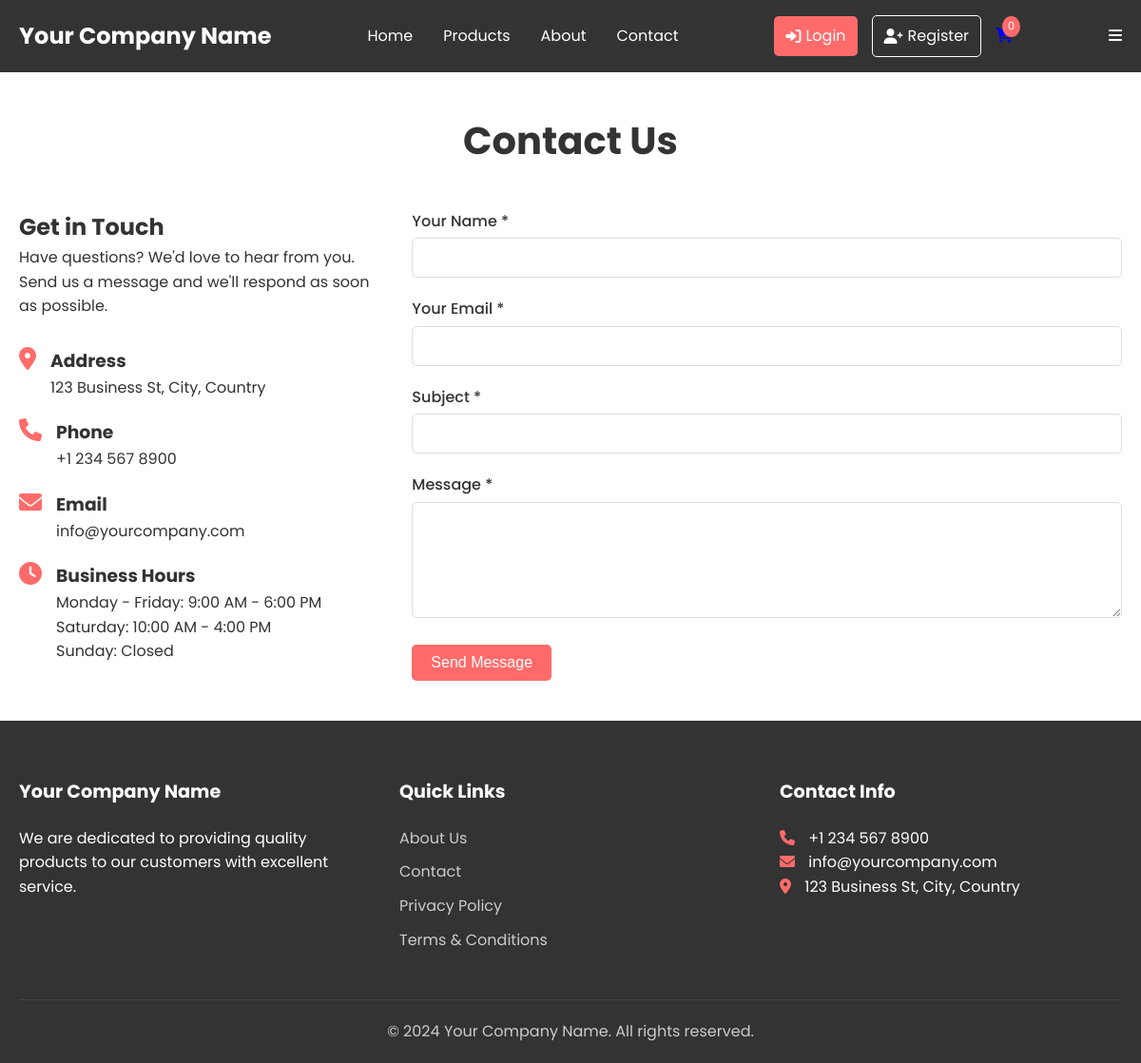
The page /contact.php on the database its author committed.
### tables this page shows
CREATE TABLE `company_info` (
  `id` int(11) NOT NULL,
  `company_name` varchar(255) DEFAULT NULL,
  `company_email` varchar(255) DEFAULT NULL,
  `company_phone` varchar(20) DEFAULT NULL,
  `company_address` text DEFAULT NULL,
  `company_about` text DEFAULT NULL
);

### includes/config.php (called while the page is built, shortened)
<?php
$conn = mysqli_connect(DB_HOST, DB_USER, DB_PASS, DB_NAME);
$company_query = "SELECT * FROM company_info LIMIT 1";
$company_result = mysqli_query($conn, $company_query);
$company = mysqli_fetch_assoc($company_result);

### includes/auth.php (called while the page is built, shortened)
<?php
require_once 'config.php';
function isLoggedIn() {
    return isset($_SESSION['logged_in']) && $_SESSION['logged_in'] === true;
}

### contact.php (the view, shortened to what this page needs)
<?php
require_once 'includes/config.php';
?>
<?php include 'includes/header.php'; ?>
<div class="container">
    <h1 class="page-title">Contact Us</h1>
    <div class="contact-container">
        <div class="contact-info-side">
            <h2>Get in Touch</h2>
            <p>Have questions? We'd love to hear from you. Send us a message and we'll respond as soon as possible.</p>
            <div class="contact-details">
                <div class="contact-detail">
                    <i class="fas fa-map-marker-alt"></i>
                    <div>
                        <h3>Address</h3>
                        <p><?php echo $company['company_address']; ?></p>
                    </div>
                </div>
                <div class="contact-detail">
                    <i class="fas fa-phone"></i>
                    <div>
                        <h3>Phone</h3>
                        <p><?php echo $company['company_phone']; ?></p>
                    </div>
                </div>
                <div class="contact-detail">
                    <i class="fas fa-envelope"></i>
                    <div>
                        <h3>Email</h3>
                        <p><?php echo $company['company_email']; ?></p>
                    </div>
                </div>
                <div class="contact-detail">
                    <i class="fas fa-clock"></i>
                    <div>
                        <h3>Business Hours</h3>
                        <p>Monday - Friday: 9:00 AM - 6:00 PM</p>
                        <p>Saturday: 10:00 AM - 4:00 PM</p>
                        <p>Sunday: Closed</p>
                    </div>
                </div>
            </div>
        </div>
        <div class="contact-form-side">
            <form action="contact.php" method="POST" class="contact-form">
                <div class="form-group">
                    <label for="name">Your Name *</label>
                    <input type="text" id="name" name="name" required>
                </div>
                <div class="form-group">
                    <label for="email">Your Email *</label>
                    <input type="email" id="email" name="email" required>
                </div>
                <div class="form-group">
                    <label for="subject">Subject *</label>
                    <input type="text" id="subject" name="subject" required>
                </div>
                <div class="form-group">
                    <label for="message">Message *</label>
                    <textarea id="message" name="message" rows="5" required></textarea>
                </div>
                <button type="submit" class="btn btn-primary">Send Message</button>
            </form>
        </div>
    </div>
</div>
<?php include 'includes/footer.php';

### includes/header.php (shortened to what this page needs)
<?php
require_once 'includes/auth.php';
?>
<!DOCTYPE html>
<html lang="en">
<head>
    <link rel="stylesheet" href="assets/css/style.css">
    <link rel="stylesheet" href="https://cdnjs.cloudflare.com/ajax/libs/font-awesome/6.0.0/css/all.min.css">
</head>
<body>
    <header>
        <nav class="navbar">
            <div class="container">
                <div class="nav-brand">
                    <a href="index.php"><?php echo $company['company_name']; ?></a>
                </div>
                <ul class="nav-menu">
                    <li><a href="index.php">Home</a></li>
                    <li><a href="products.php">Products</a></li>
                    <li><a href="about.php">About</a></li>
                    <li><a href="contact.php">Contact</a></li>
                </ul>
                <div class="nav-user-cart">
                    <?php if (isLoggedIn()): ?>
                    <div class="nav-user-dropdown">
                        <a href="javascript:void(0)" class="nav-user">
                            <i class="fas fa-user-circle"></i>
                            <span><?php echo htmlspecialchars($_SESSION['user_name'] ?? $_SESSION['username']); ?></span>
                            <i class="fas fa-chevron-down"></i>
                        </a>
                        <div class="dropdown-content">
                            <a href="profile.php">
                                <i class="fas fa-user"></i> My Profile
                            </a>
                            <a href="my-orders.php">
                                <i class="fas fa-shopping-bag"></i> My Orders
                            </a>
                            <a href="profile.php#password">
                                <i class="fas fa-key"></i> Change Password
                            </a>
                            <div class="dropdown-divider"></div>
                            <a href="logout.php" class="logout-link">
                                <i class="fas fa-sign-out-alt"></i> Logout
                            </a>
                        </div>
                    </div>
                    <?php else: ?>
                    <a href="login.php" class="nav-login">
                        <i class="fas fa-sign-in-alt"></i> Login
                    </a>
                    <a href="register.php" class="nav-register">
                        <i class="fas fa-user-plus"></i> Register
                    </a>
                    <?php endif; ?>
                    <a href="cart.php" class="nav-cart">
                        <i class="fas fa-shopping-cart"></i>
                        <span class="cart-count">
                            <?php echo isset($_SESSION['cart']) ? array_sum($_SESSION['cart']) : 0; ?>
                        </span>
                    </a>
                </div>
                <div class="mobile-menu-btn" onclick="toggleMobileMenu()">
                    <i class="fas fa-bars"></i>
                </div>
            </div>
        </nav>
    </header>
    <main>

### includes/footer.php (shortened to what this page needs)
    </main>
    <footer class="footer">
        <div class="container">
            <div class="footer-content">
                <div class="footer-section">
                    <h3><?php echo $company['company_name']; ?></h3>
                    <p><?php echo $company['company_about']; ?></p>
                </div>
                <div class="footer-section">
                    <h3>Quick Links</h3>
                    <ul>
                        <li><a href="about.php">About Us</a></li>
                        <li><a href="contact.php">Contact</a></li>
                        <li><a href="#">Privacy Policy</a></li>
                        <li><a href="#">Terms & Conditions</a></li>
                    </ul>
                </div>
                <div class="footer-section">
                    <h3>Contact Info</h3>
                    <p><i class="fas fa-phone"></i> <?php echo $company['company_phone']; ?></p>
                    <p><i class="fas fa-envelope"></i> <?php echo $company['company_email']; ?></p>
                    <p><i class="fas fa-map-marker-alt"></i> <?php echo $company['company_address']; ?></p>
                </div>
            </div>
            <div class="footer-bottom">
                <p>&copy; 2024 <?php echo $company['company_name']; ?>. All rights reserved.</p>
            </div>
        </div>
    </footer>
</body>
</html>

### assets/css/style.css (style rules this page uses)
* { margin: 0; padding: 0; box-sizing: border-box; }
body { font-family: 'Poppins', sans-serif; line-height: 1.6; color: #333; min-height: 100vh; display: flex; flex-direction: column; }
.container { max-width: 1200px; margin: 0 auto; padding: 0 20px; width: 100%; }
.navbar { background: #333; color: white; padding: 1rem 0; position: sticky; top: 0; z-index: 1000; }
.navbar .container { display: flex; justify-content: space-between; align-items: center; }
.nav-brand a { color: white; text-decoration: none; font-size: 1.5rem; font-weight: bold; }
.nav-menu { display: flex; list-style: none; gap: 2rem; }
.nav-menu a { color: white; text-decoration: none; transition: color 0.3s; }
.nav-cart { position: relative; }
.cart-count { position: absolute; top: -8px; right: -8px; background: #ff6b6b; color: white; font-size: 0.7rem; padding: 2px 6px; border-radius: 50%; }
.btn { display: inline-block; padding: 10px 20px; border: none; border-radius: 5px; font-size: 1rem; cursor: pointer; text-decoration: none; transition: all 0.3s; font-weight: 500; }
.btn-primary { background: #ff6b6b; color: white; }
.form-group { margin-bottom: 20px; }
.form-group label { display: block; margin-bottom: 5px; font-weight: 500; }
.form-group input, .form-group textarea, .form-group select { width: 100%; padding: 10px; border: 1px solid #ddd; border-radius: 5px; font-family: inherit; }
.footer { background: #333; color: white; padding: 60px 0 20px; margin-top: auto; }
.footer-content { display: grid; grid-template-columns: repeat(auto-fit, minmax(250px, 1fr)); gap: 40px; margin-bottom: 40px; }
.footer-section h3 { margin-bottom: 20px; font-size: 1.2rem; }
.footer-section ul { list-style: none; }
.footer-section ul li { margin-bottom: 10px; }
.footer-section a { color: #ccc; text-decoration: none; transition: color 0.3s; }
.footer-section i { margin-right: 10px; color: #ff6b6b; }
.footer-bottom { text-align: center; padding-top: 20px; border-top: 1px solid #444; color: #ccc; }
.contact-container { display: grid; grid-template-columns: 1fr 2fr; gap: 40px; margin: 40px 0; }
.contact-details { margin-top: 30px; }
.contact-detail { display: flex; gap: 15px; margin-bottom: 20px; }
.contact-detail i { font-size: 1.5rem; color: #ff6b6b; }
.page-title { text-align: center; margin: 40px 0; font-size: 2.5rem; color: #333; }
.nav-user-cart { display: flex; align-items: center; gap: 15px; }
.nav-login, .nav-register { color: white; text-decoration: none; padding: 8px 12px; border-radius: 5px; transition: all 0.3s; display: flex; align-items: center; gap: 5px; }
.nav-login { background: #ff6b6b; }
.nav-register { background: transparent; border: 1px solid white; }

### rows shown on the page
company_info: company_name "Your Company Name", company_address "123 Business St, City, Country", company_phone "+1 234 567 8900", company_email "info@yourcompany.com", company_about "We are dedicated to providing quality products to our customers with excellent service."
